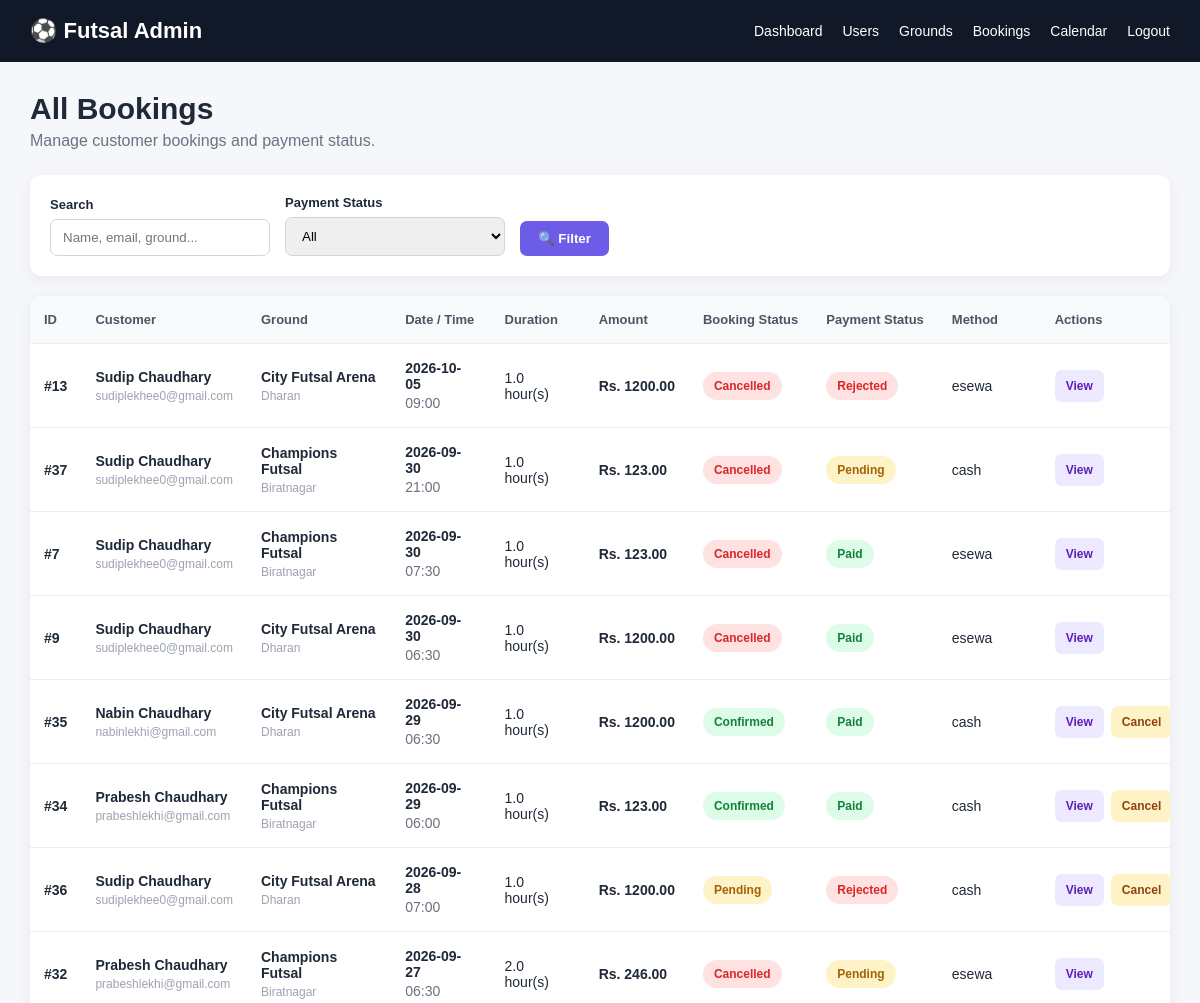
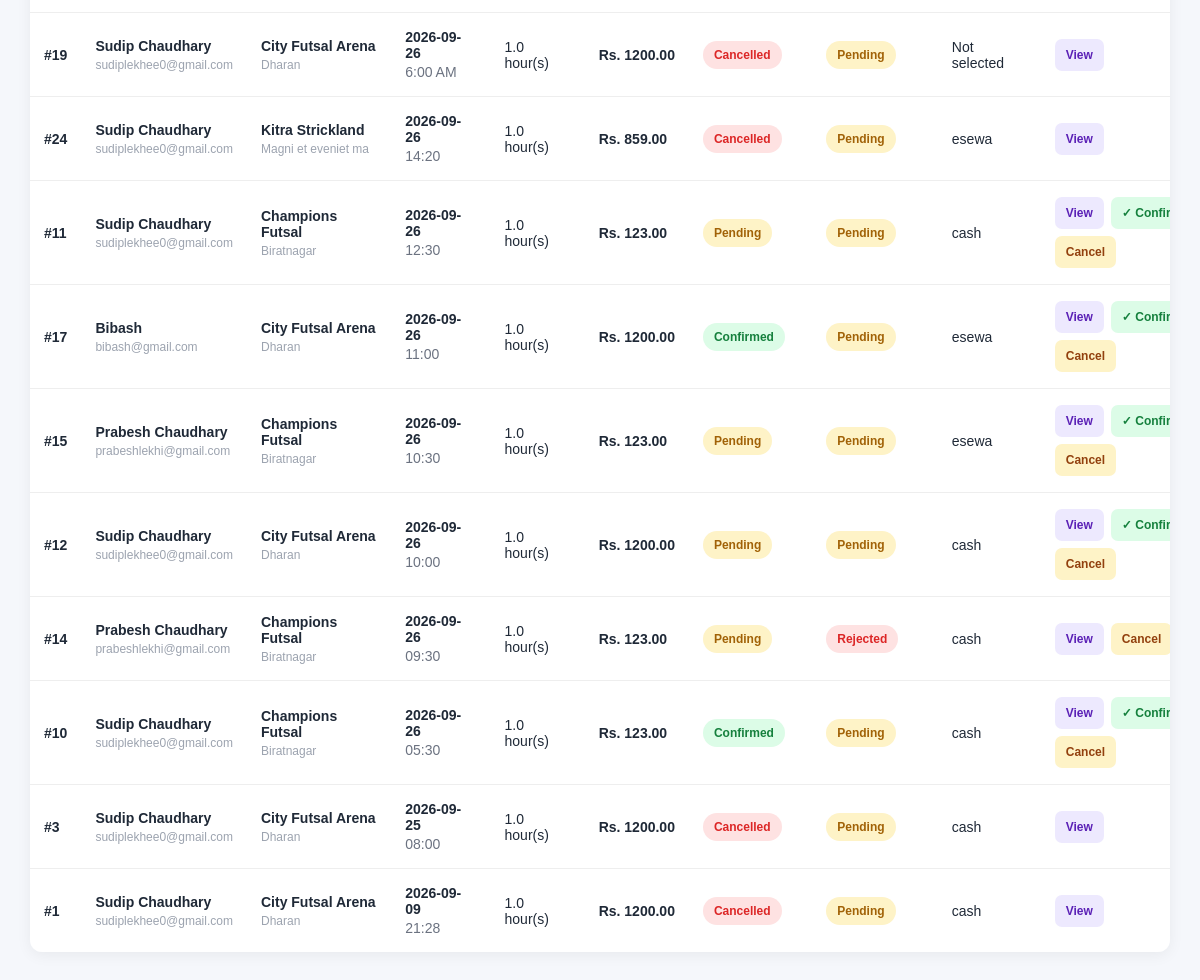
Screenshot of /admin/bookings (signed in) with the database file from the repository (2 pictures, top to bottom).
### tables this page shows
CREATE TABLE bookings (
            id INTEGER PRIMARY KEY AUTOINCREMENT,
            user_id INTEGER NOT NULL,
            ground_id INTEGER NOT NULL,
            booking_date TEXT NOT NULL,
            booking_time TEXT NOT NULL,
            created_at TIMESTAMP DEFAULT CURRENT_TIMESTAMP, status TEXT
            DEFAULT 'confirmed', duration REAL
            DEFAULT 1, payment_status TEXT

            DEFAULT 'pending', payment_method TEXT

            DEFAULT 'cash', payment_reference TEXT, paid_at TIMESTAMP, transaction_uuid
            TEXT, esewa_transaction_code
            TEXT, esewa_product_code
            TEXT, esewa_amount
            REAL, esewa_verified_at
            TIMESTAMP,

            FOREIGN KEY (user_id) REFERENCES users(id),
            FOREIGN KEY (ground_id) REFERENCES grounds(id),

            UNIQUE(ground_id, booking_date, booking_time)
        );

CREATE TABLE users (
            id INTEGER PRIMARY KEY AUTOINCREMENT,
            name TEXT NOT NULL,
            email TEXT UNIQUE NOT NULL,
            password TEXT NOT NULL
        , is_admin INTEGER
            DEFAULT 0);

CREATE TABLE grounds (
            id INTEGER PRIMARY KEY AUTOINCREMENT,
            name TEXT NOT NULL,
            location TEXT NOT NULL,
            price INTEGER NOT NULL,
            contact TEXT,
            opening_time TEXT,
            closing_time TEXT,
            description TEXT,
            image TEXT
        );

### app.py (the view, shortened to what this page needs)
@app.route("/admin/bookings")
@admin_required
def admin_bookings():
    search = request.args.get("search", "").strip()
    payment_status = request.args.get("payment_status", "").strip().lower()
    conn = get_db()
    total_bookings = conn.execute(
        "SELECT COUNT(*) AS count FROM bookings"
    ).fetchone()["count"]
    pending_payments = conn.execute(
        """SELECT COUNT(*) AS count FROM bookings
           WHERE payment_status IN ('pending', 'submitted')
           AND status != 'cancelled'"""
    ).fetchone()["count"]
    paid_bookings = conn.execute(
        "SELECT COUNT(*) AS count FROM bookings WHERE payment_status = 'paid'"
    ).fetchone()["count"]
    cancelled_bookings = conn.execute(
        "SELECT COUNT(*) AS count FROM bookings WHERE status = 'cancelled'"
    ).fetchone()["count"]
    query = """
        SELECT bookings.*,
               users.name AS user_name,
               users.email AS user_email,
               grounds.name AS ground_name,
               grounds.location AS ground_location,
               grounds.price AS ground_price,
               grounds.price AS price
        FROM bookings
        JOIN users ON bookings.user_id = users.id
        JOIN grounds ON bookings.ground_id = grounds.id
        WHERE 1 = 1
    """
    params = []
    allowed = {"paid", "pending", "submitted", "rejected"}
    if payment_status in allowed:
        query += " AND bookings.payment_status = ? "
        params.append(payment_status)
    query += """
        ORDER BY bookings.booking_date DESC,
                 bookings.booking_time DESC,
                 bookings.created_at DESC
    """
    bookings = conn.execute(query, params).fetchall()
    conn.close()
    return render_template(
        "admin/bookings.html",
        bookings=bookings,
        total_bookings=total_bookings,
        pending_payments=pending_payments,
        paid_bookings=paid_bookings,
        cancelled_bookings=cancelled_bookings,
        search=search,
        payment_status=payment_status
    )

### templates/admin/bookings.html (shortened to what this page needs)
<!DOCTYPE html>
<html lang="en">
<head>
</head>
<body>
    <div class="navbar">
        <h2>
            ⚽ Futsal Admin
        </h2>
        <div class="nav-links">
            <a href="{{ url_for('admin_dashboard') }}">
                Dashboard
            </a>
            <a href="{{ url_for('admin_users') }}">
                Users
            </a>
            <a href="{{ url_for('admin_grounds') }}">
                Grounds
            </a>
            <a href="{{ url_for('admin_bookings') }}">
                Bookings
            </a>
            <a href="{{ url_for('admin_calendar') }}">
                Calendar
            </a>
            <a href="{{ url_for('admin_logout') }}">
                Logout
            </a>
        </div>
    </div>
    <div class="container">
        <div class="header">
            <h1>
                All Bookings
            </h1>
            <p>
                Manage customer bookings and payment status.
            </p>
        </div>
        <form
            method="GET"
            action="{{ url_for('admin_bookings') }}"
            class="filters"
        >
            <div class="filter-group">
                <label>
                    Search
                </label>
                <input
                    type="text"
                    name="search"
                    value="{{ search or '' }}"
                    placeholder="Name, email, ground..."
                >
            </div>
            <div class="filter-group">
                <label>
                    Payment Status
                </label>
                <select name="payment_status">
                    <option
                        value=""
                        {% if not payment_status %}
                            selected
                        {% endif %}
                    >
                        All
                    </option>
                </select>
            </div>
            <button
                type="submit"
                class="filter-btn"
            >
                🔍 Filter
            </button>
        </form>
        <div class="table-wrapper">
            {% if bookings %}
                <table>
                    <thead>
                        <tr>
                            <th>
                                ID
                            </th>
                            <th>
                                Customer
                            </th>
                            <th>
                                Ground
                            </th>
                            <th>
                                Date / Time
                            </th>
                            <th>
                                Duration
                            </th>
                            <th>
                                Amount
                            </th>
                            <th>
                                Booking Status
                            </th>
                            <th>
                                Payment Status
                            </th>
                            <th>
                                Method
                            </th>
                            <th>
                                Actions
                            </th>
                        </tr>
                    </thead>
                    <tbody>
                        {% for booking in bookings %}
                            <tr>
                                <td>
                                    <strong>
                                        #{{ booking['id'] }}
                                    </strong>
                                </td>
                                <td>
                                    <div class="customer-name">
                                        {{ booking['user_name'] }}
                                    </div>
                                    <div class="email">
                                        {{ booking['user_email'] }}
                                    </div>
                                </td>
                                <td>
                                    <div class="ground-name">
                                        {{ booking['ground_name'] }}
                                    </div>
                                    <div class="location">
                                        {{ booking['ground_location'] }}
                                    </div>
                                </td>
                                <td>
                                    <div class="date">
                                        {{ booking['booking_date'] }}
                                    </div>
                                    <div class="time">
                                        {{ booking['booking_time'] }}
                                    </div>
                                </td>
                                <td>
                                    {{ booking['duration'] }}
                                    hour(s)
                                </td>
                                <td>
                                    <div class="amount">
                                        Rs.
                                        {{
                                            "%.2f"|format(
                                                (
                                                    booking['ground_price']|float
                                                )
                                                *
                                                (
                                                    booking['duration']|float
                                                )
                                            )
                                        }}
                                    </div>
                                </td>
                                <td>
                                    {% if booking['status'] == 'confirmed' %}
                                        <span class="badge confirmed">
                                            Confirmed
                                        </span>
                                    {% elif booking['status'] == 'cancelled' %}
                                        <span class="badge cancelled">
                                            Cancelled
                                        </span>
                                    {% else %}
                                        <span class="badge pending">
                                            Pending
                                        </span>
                                    {% endif %}
                                </td>
                                <td>
                                    {% if booking['payment_status'] == 'paid' %}
                                        <span class="badge paid">
                                            Paid
                                        </span>
                                    {% elif booking['payment_status'] == 'rejected' %}
                                        <span class="badge rejected">
                                            Rejected
                                        </span>
                                    {% else %}
                                        <span class="badge pending">
                                            Pending
                                        </span>
                                    {% endif %}
                                </td>
                                <td>
                                    {{ booking['payment_method'] or 'Not selected' }}
                                </td>
                                <td>
                                    <div class="actions">
                                        <a
                                            href="{{ url_for(
                                                'admin_booking_details',
                                                booking_id=booking['id']
                                            ) }}"
                                            class="action-btn view"
                                        >
                                            View
                                        </a>
                                        {% if
                                            booking['status'] != 'cancelled'
                                            and booking['payment_status']
                                                in ['pending', 'submitted']
                                        %}
                                            <form
                                                method="POST"
                                                action="{{ url_for(
                                                    'admin_confirm_payment',
                                                    booking_id=booking['id']
                                                ) }}"
                                                class="action-form"
                                                onsubmit="return confirm(
                                                    'Confirm this payment?'
                                                );"
                                            >
                                                <button
                                                    type="submit"
                                                    class="action-btn confirm"
                                                >
                                                    ✓ Confirm
                                                </button>
                                            </form>
                                        {% endif %}
                                        {% if booking['status'] != 'cancelled' %}
                                            <form
                                                method="POST"
                                                action="{{ url_for(
                                                    'admin_cancel_booking',
                                                    booking_id=booking['id']
                                                ) }}"
                                                class="action-form"
                                                onsubmit="return confirm(
                                                    'Cancel this booking?'
                                                );"
                                            >
                                                <button
                                                    type="submit"
                                                    class="action-btn cancel"
                                                >
                                                    Cancel
                                                </button>
                                            </form>
                                        {% endif %}
                                    </div>
                                </td>
                            </tr>
                        {% endfor %}
                    </tbody>
                </table>
            {% endif %}
        </div>
    </div>
</body>
</html>

### rows the page displays
bookings: id "13", user_name "Sudip Chaudhary", user_email "sudiplekhee0@gmail.com", ground_name "City Futsal Arena", ground_location "Dharan", booking_date "2026-10-05", booking_time "09:00", duration "1.0", status "Cancelled", payment_status "Rejected", payment_method "esewa"
grounds: price.duration "1200.00"
bookings: id "37", user_name "Sudip Chaudhary", user_email "sudiplekhee0@gmail.com", ground_name "Champions Futsal", ground_location "Biratnagar", booking_date "2026-09-30", booking_time "21:00", duration "1.0", status "Cancelled", payment_status "Pending", payment_method "cash"
grounds: price.duration "123.00", price.duration "246.00"
bookings: id "7", user_name "Sudip Chaudhary", user_email "sudiplekhee0@gmail.com", ground_name "Champions Futsal", ground_location "Biratnagar", booking_date "2026-09-30", booking_time "07:30", duration "1.0", status "Cancelled", payment_status "Paid", payment_method "esewa"
bookings: id "9", user_name "Sudip Chaudhary", user_email "sudiplekhee0@gmail.com", ground_name "City Futsal Arena", ground_location "Dharan", booking_date "2026-09-30", booking_time "06:30", duration "1.0", status "Cancelled", payment_status "Paid", payment_method "esewa"
bookings: id "35", user_name "Nabin Chaudhary", user_email "nabinlekhi@gmail.com", ground_name "City Futsal Arena", ground_location "Dharan", booking_date "2026-09-29", booking_time "06:30", duration "1.0", status "Confirmed", payment_status "Paid", payment_method "cash"
bookings: id "34", user_name "Prabesh Chaudhary", user_email "prabeshlekhi@gmail.com", ground_name "Champions Futsal", ground_location "Biratnagar", booking_date "2026-09-29", booking_time "06:00", duration "1.0", status "Confirmed", payment_status "Paid", payment_method "cash"
bookings: id "36", user_name "Sudip Chaudhary", user_email "sudiplekhee0@gmail.com", ground_name "City Futsal Arena", ground_location "Dharan", booking_date "2026-09-28", booking_time "07:00", duration "1.0", status "Pending", payment_status "Rejected", payment_method "cash"
bookings: id "32", user_name "Prabesh Chaudhary", user_email "prabeshlekhi@gmail.com", ground_name "Champions Futsal", ground_location "Biratnagar", booking_date "2026-09-27", booking_time "06:30", duration "2.0", status "Cancelled", payment_status "Pending", payment_method "esewa"
bookings: id "19", user_name "Sudip Chaudhary", user_email "sudiplekhee0@gmail.com", ground_name "City Futsal Arena", ground_location "Dharan", booking_date "2026-09-26", booking_time "6:00 AM", duration "1.0", status "Cancelled", payment_status "Pending", booking "Not selected"
bookings: id "24", user_name "Sudip Chaudhary", user_email "sudiplekhee0@gmail.com", ground_name "Kitra Strickland", ground_location "Magni et eveniet ma", booking_date "2026-09-26", booking_time "14:20", duration "1.0", status "Cancelled", payment_status "Pending", payment_method "esewa"
grounds: price.duration "859.00"
bookings: id "11", user_name "Sudip Chaudhary", user_email "sudiplekhee0@gmail.com", ground_name "Champions Futsal", ground_location "Biratnagar", booking_date "2026-09-26", booking_time "12:30", duration "1.0", status "Pending", payment_status "Pending", payment_method "cash"
bookings: id "17", user_name "Bibash", user_email "bibash@gmail.com", ground_name "City Futsal Arena", ground_location "Dharan", booking_date "2026-09-26", booking_time "11:00", duration "1.0", status "Confirmed", payment_status "Pending", payment_method "esewa"
bookings: id "15", user_name "Prabesh Chaudhary", user_email "prabeshlekhi@gmail.com", ground_name "Champions Futsal", ground_location "Biratnagar", booking_date "2026-09-26", booking_time "10:30", duration "1.0", status "Pending", payment_status "Pending", payment_method "esewa"
bookings: id "12", user_name "Sudip Chaudhary", user_email "sudiplekhee0@gmail.com", ground_name "City Futsal Arena", ground_location "Dharan", booking_date "2026-09-26", booking_time "10:00", duration "1.0", status "Pending", payment_status "Pending", payment_method "cash"
bookings: id "14", user_name "Prabesh Chaudhary", user_email "prabeshlekhi@gmail.com", ground_name "Champions Futsal", ground_location "Biratnagar", booking_date "2026-09-26", booking_time "09:30", duration "1.0", status "Pending", payment_status "Rejected", payment_method "cash"
bookings: id "10", user_name "Sudip Chaudhary", user_email "sudiplekhee0@gmail.com", ground_name "Champions Futsal", ground_location "Biratnagar", booking_date "2026-09-26", booking_time "05:30", duration "1.0", status "Confirmed", payment_status "Pending", payment_method "cash"
bookings: id "3", user_name "Sudip Chaudhary", user_email "sudiplekhee0@gmail.com", ground_name "City Futsal Arena", ground_location "Dharan", booking_date "2026-09-25", booking_time "08:00", duration "1.0", status "Cancelled", payment_status "Pending", payment_method "cash"
bookings: id "1", user_name "Sudip Chaudhary", user_email "sudiplekhee0@gmail.com", ground_name "City Futsal Arena", ground_location "Dharan", booking_date "2026-09-09", booking_time "21:28", duration "1.0", status "Cancelled", payment_status "Pending", payment_method "cash"
